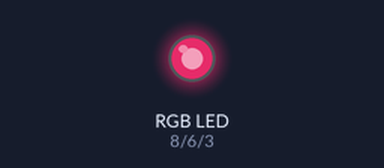
A sketch run on a simulated Arduino Uno, built with avr-gcc and run on an emulated ATmega328P. On the bench: an RGB LED mixed from three pins (HIGH = lit). Dim RGB values are drawn brighter than linear.

Above: at 1.3 s.
At 39.46 s:
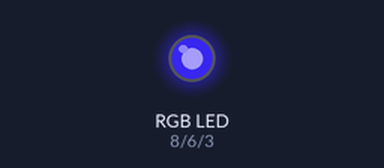
Timing chart, 0 to 40.0 s (numbered marks = the images above):
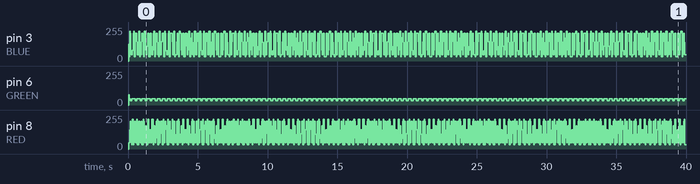

The sketch:

05_changing_task_priority_runtime.ino
```cpp
// will be using Task Handle Parameter in the xTaskCreate structure function
// DONT ADD DELAY AND OBSERVE THE OUTPUT
// LED REMAINS "ON" when the "while loop" executes one time and changes the priority of a task to higher and then doesnt executed further!!!!!!!
// The hardware is stuck on the "ON" part of the toggle condition :)

#include <Arduino_FreeRTOS.h>

#define RED   8
#define GREEN 6
#define BLUE  3

typedef int TaskProfiler;
TaskProfiler RedLEDTaskProfiler;
TaskProfiler GreenLEDTaskProfiler;
TaskProfiler BlueLEDTaskProfiler;

TaskHandle_t red_Handle, green_Handle, blue_Handle;

void setup() {
  // put your setup code here, to run once:

  xTaskCreate(redLEDController, "Red LED", 100, NULL, 1 ,&red_Handle);
  xTaskCreate(GreenLEDController, "Green LED", 100, NULL, 1 ,&green_Handle);
  xTaskCreate(BlueLEDController, "Blue LED", 100, NULL, 1 ,&blue_Handle);


}

void redLEDController(void *pvParameters){

  pinMode(RED, OUTPUT);

  while(1){
    digitalWrite(RED, digitalRead(RED)^1);
    //vTaskPrioritySet(blue_Handle, 3);
    //delay(50);
  }

}


void GreenLEDController(void *pvParameters){

  pinMode(GREEN, OUTPUT);

  while(1){
    digitalWrite(GREEN, digitalRead(GREEN)^1);
    vTaskPrioritySet(red_Handle, 3);
    //delay(50);
  }
}


void BlueLEDController(void *pvParameters){

  pinMode(BLUE, OUTPUT);

  while(1){
    digitalWrite(BLUE, digitalRead(BLUE)^1);
    vTaskPrioritySet(red_Handle, 3);
    //delay(50);
  }
}


void loop() {
  // put your main code here, to run repeatedly:

}
```

Measured:
- by itself, pin 8 (RED): moves between 31/255 and 224/255, repeating every 2.5 s
